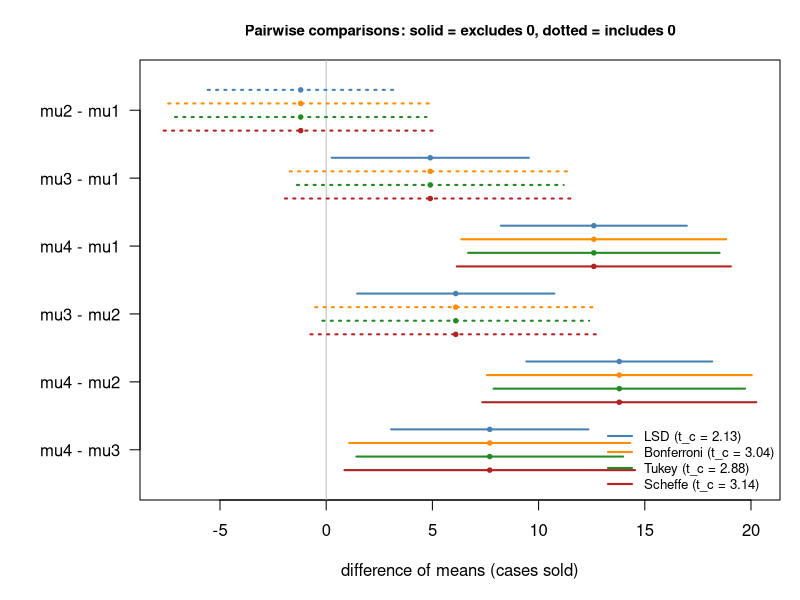

R code for this plot:
# Simultaneous 95% intervals for pairwise differences of the cereal means by four methods.
sales <- c(11, 17, 16, 14, 15, 12, 10, 15, 19, 11, 23, 20, 18, 17, 27, 33, 22, 26, 28)
design <- factor(rep(1:4, times = c(5, 5, 4, 5)))

fit <- aov(sales ~ design)
print(TukeyHSD(fit, conf.level = 0.95))   # the Tukey intervals below, computed by R

r <- nlevels(design)
ni <- tapply(sales, design, length)
means <- tapply(sales, design, mean)
df <- df.residual(fit)
s <- sqrt(deviance(fit) / df)
pairs <- combn(r, 2)                      # columns (i, j) with i < j
g <- ncol(pairs)
alpha <- 0.05
crit <- c(LSD = qt(1 - alpha / 2, df),
          Bonferroni = qt(1 - alpha / (2 * g), df),
          Tukey = qtukey(1 - alpha, r, df) / sqrt(2),
          Scheffe = sqrt((r - 1) * qf(1 - alpha, r - 1, df)))

i <- pairs[1, ]; j <- pairs[2, ]
d <- means[j] - means[i]
se <- s * sqrt(1 / ni[i] + 1 / ni[j])
cols <- c("steelblue", "darkorange", "forestgreen", "firebrick")
offsets <- seq(-0.3, 0.3, length.out = length(crit))

op <- par(mar = c(5, 7, 3, 1))
plot(NA, xlim = range(d - max(crit) * se, d + max(crit) * se), ylim = c(g + 0.5, 0.5), yaxt = "n",
     xlab = "difference of means (cases sold)", ylab = "",
     main = "Pairwise comparisons: solid = excludes 0, dotted = includes 0", cex.main = 0.9)
axis(2, at = 1:g, labels = sprintf("mu%d - mu%d", j, i), las = 1)
abline(v = 0, col = "gray")
for (m in seq_along(crit)) {
  h <- crit[m] * se
  y <- 1:g + offsets[m]
  segments(d - h, y, d + h, y, col = cols[m], lwd = 2, lty = ifelse(abs(d) > h, 1, 3))
  points(d, y, pch = 19, cex = 0.6, col = cols[m])
}
legend("bottomright", bty = "n", cex = 0.8, lwd = 2, col = cols,
       legend = sprintf("%s (t_c = %.2f)", names(crit), crit))
par(op)
